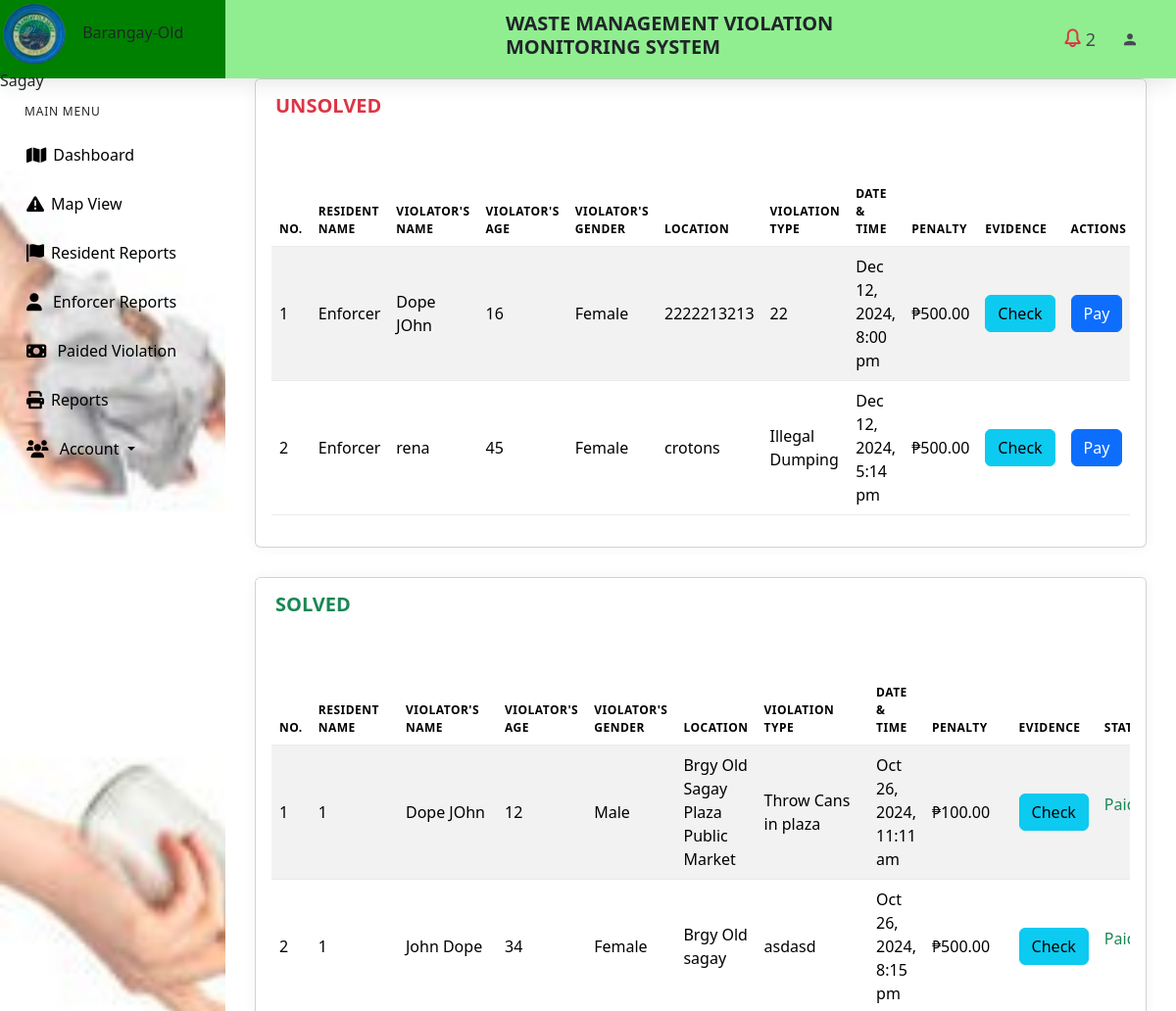
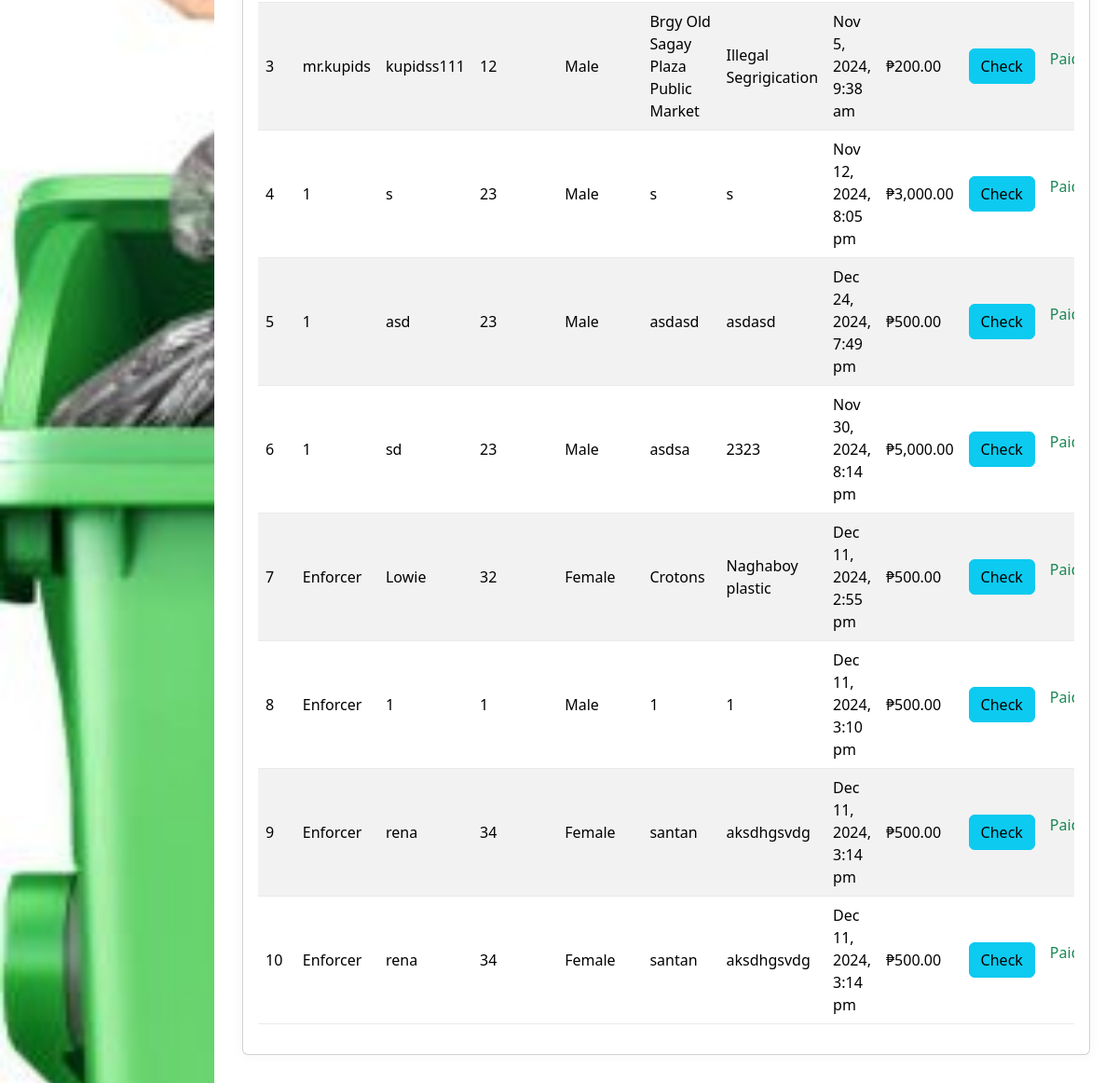
The app's page /administrator/dashboard/total_reports.php (signed in) with its own data (2 pictures, top to bottom).
### tables this page shows
CREATE TABLE `tbl_enforcer_report` (
  `id` int(11) NOT NULL,
  `violationID` varchar(255) NOT NULL,
  `resident_name` varchar(255) NOT NULL,
  `violators_name` varchar(255) NOT NULL,
  `violators_age` varchar(255) NOT NULL,
  `violators_gender` varchar(255) NOT NULL,
  `violators_location` varchar(255) NOT NULL,
  `violation_type` varchar(255) NOT NULL,
  `datetime` datetime NOT NULL,
  `offenses` varchar(255) NOT NULL,
  `latitude` varchar(255) NOT NULL,
  `longitude` varchar(255) NOT NULL,
  `penalty` int(255) NOT NULL,
  `isPaid` tinyint(1) DEFAULT 0
);

### administrator/dashboard/total_reports.php (the view, shortened to what this page needs)
<?php
require_once("templates/headers.php");
require_once("templates/nav.php");
$sql = "SELECT `id`, `violationID`, `resident_name`, `violators_name`, `violators_age`, `violators_gender`, `violators_location`, `violation_type`, `datetime`, `latitude`, `longitude`, `penalty`
        FROM `tbl_enforcer_report`
        WHERE `isPaid` = 0
        ORDER BY `id` ASC";
$unpaid = $conn->query($sql);
$sql2 = "SELECT `id`, `violationID`, `resident_name`, `violators_name`, `violators_age`, `violators_gender`, `violators_location`, `violation_type`, `datetime`, `latitude`, `longitude`, `penalty`
        FROM `tbl_enforcer_report`
        WHERE `isPaid` = 1
        ORDER BY `id` ASC";
$paid = $conn->query($sql2);
?>
<div class="content-body">
    <div class="container-fluid">
    <div class="card">
                        <div class="row page-titles mx-0">
                <div class="col-sm-6 p-md-0">
                    <div class="welcome-text">
                        <h4><b class="text-danger">UNSOLVED</b></h4>
                    </div>
                </div>
            </div>
            <div class="card-body">
                <div class="table-responsive">
                    <table id="EnforcerReports" class="table table-striped table-responsive-sm" style="min-width: 845px">
                        <thead>
                            <tr>
                                <th><b style="color: black;">No.</th>
                                <th><b style="color: black;">Resident Name</th>
                                <th><b style="color: black;">Violator's Name</th>
                                <th><b style="color: black;">Violator's Age</th>
                                <th><b style="color: black;">Violator's Gender</th>
                                <th><b style="color: black;">Location</th>
                                <th><b style="color: black;">Violation Type</th>
                                <th><b style="color: black;">Date & Time</th>
                                <th><b style="color: black;">Penalty</th>
                                <th><b style="color: black;">Evidence</th>
                                <th><b style="color: black;">Actions</th>
                            </tr>
                        </thead>
                        <tbody class="text-dark">
                            <?php
                            $counter = 1;
                            if ($unpaid->num_rows > 0): ?>
                                <?php while ($row = $unpaid->fetch_assoc()): ?>
                                    <tr>
                                        <td><?php echo $counter++; ?></td>
                                        <td><?php echo htmlspecialchars($row['resident_name']); ?></td>
                                        <td><?php echo htmlspecialchars($row['violators_name']); ?></td>
                                        <td><?php echo htmlspecialchars($row['violators_age']); ?></td>
                                        <td><?php echo ucfirst($row['violators_gender']); ?></td>
                                        <td><?php echo htmlspecialchars($row['violators_location']); ?></td>
                                        <td><?php echo htmlspecialchars($row['violation_type']); ?></td>
                                        <td><?php echo date('M j, Y, g:i a', strtotime($row['datetime'])); ?></td>
                                        <td>&#8369;<?php echo number_format($row['penalty'], 2); ?></td>
                                        <td>
                                            <button class="btn btn-info view-images" data-toggle="modal"
                                                    data-target="#imagesModal-<?php echo $row['violationID']; ?>"
                                                    data-violation-id="<?php echo $row['violationID']; ?>">Check</button>
                                        </td>
                                        <td>
                                            <button class="btn btn-primary" data-toggle="modal"
                                                data-target="#paidModal"
                                                data-id="<?php echo $row['id']; ?>">
                                            Pay
                                            </button>
                                        </td>
                                    </tr>
                                <?php endwhile; ?>
                            <?php else: ?>
                                <tr>
                                    <td colspan="13" class="text-center">No records found.</td>
                                </tr>
                            <?php endif; ?>
                        </tbody>
                    </table>
                </div>
            </div>
        </div>
        <div class="card">
                        <div class="row page-titles mx-0">
                <div class="col-sm-6 p-md-0">
                    <div class="welcome-text">
                        <h4><b class="text-success">SOLVED</b></h4>
                    </div>
                </div>
            </div>
            <div class="card-body">
                <div class="table-responsive">
                    <table id="EnforcerReports" class="table table-striped table-responsive-sm" style="min-width: 845px">
                        <thead>
                            <tr>
                                <th><b style="color: black;">No.</th>
                                <th><b style="color: black;">Resident Name</th>
                                <th><b style="color: black;">Violator's Name</th>
                                <th><b style="color: black;">Violator's Age</th>
                                <th><b style="color: black;">Violator's Gender</th>
                                <th><b style="color: black;">Location</th>
                                <th><b style="color: black;">Violation Type</th>
                                <th><b style="color: black;">Date & Time</th>
                                <th><b style="color: black;">Penalty</th>
                                <th><b style="color: black;">Evidence</th>
                                <th><b style="color: black;">Status</th>
                            </tr>
                        </thead>
                        <tbody class="text-dark">
                            <?php
                            $counter = 1;
                            if ($paid->num_rows > 0): ?>
                                <?php while ($row = $paid->fetch_assoc()): ?>
                                    <tr>
                                        <td><?php echo $counter++; ?></td>
                                        <td><?php echo htmlspecialchars($row['resident_name']); ?></td>
                                        <td><?php echo htmlspecialchars($row['violators_name']); ?></td>
                                        <td><?php echo htmlspecialchars($row['violators_age']); ?></td>
                                        <td><?php echo ucfirst($row['violators_gender']); ?></td>
                                        <td><?php echo htmlspecialchars($row['violators_location']); ?></td>
                                        <td><?php echo htmlspecialchars($row['violation_type']); ?></td>
                                        <td><?php echo date('M j, Y, g:i a', strtotime($row['datetime'])); ?></td>
                                        <td>&#8369;<?php echo number_format($row['penalty'], 2); ?></td>
                                        <td>
                                            <button class="btn btn-info view-images" data-toggle="modal"
                                                    data-target="#imagesModal-<?php echo $row['violationID']; ?>"
                                                    data-violation-id="<?php echo $row['violationID']; ?>">Check</button>
                                        </td>
                                        <td>
                                            <p class="text-success">
                                                Paid
                                            </p>
                                        </td>
                                    </tr>
                                <?php endwhile; ?>
                            <?php else: ?>
                                <tr>
                                    <td colspan="13" class="text-center">No records found.</td>
                                </tr>
                            <?php endif; ?>
                        </tbody>
                    </table>
                </div>
            </div>
        </div>
    </div>
</div>
<link href="https://cdnjs.cloudflare.com/ajax/libs/font-awesome/6.0.0-beta3/css/all.min.css" rel="stylesheet">
<link href="https://cdn.jsdelivr.net/npm/bootstrap-icons/font/bootstrap-icons.css" rel="stylesheet">
<link href="https://cdn.jsdelivr.net/npm/bootstrap/dist/css/bootstrap.min.css" rel="stylesheet">
<link href="https://cdnjs.cloudflare.com/ajax/libs/font-awesome/6.0.0-beta3/css/all.min.css" rel="stylesheet">
<?php
require_once("templates/footer.php");
?>

### records on screen
tbl_enforcer_report: resident_name "Enforcer", violators_name "Dope JOhn", violators_age "16", violators_gender "Female", violators_location "2222213213", violation_type "22", datetime "Dec 12, 2024, 8:00 pm", penalty "500.00"
tbl_enforcer_report: resident_name "Enforcer", violators_name "rena", violators_age "45", violators_gender "Female", violators_location "crotons", violation_type "Illegal Dumping", datetime "Dec 12, 2024, 5:14 pm", penalty "500.00"
tbl_enforcer_report: resident_name "1", violators_name "Dope JOhn", violators_age "12", violators_gender "Male", violators_location "Brgy Old Sagay Plaza Public Market", violation_type "Throw Cans in plaza", datetime "Oct 26, 2024, 11:11 am", penalty "100.00"
tbl_enforcer_report: resident_name "1", violators_name "John Dope", violators_age "34", violators_gender "Female", violators_location "Brgy Old sagay", violation_type "asdasd", datetime "Oct 26, 2024, 8:15 pm", penalty "500.00"
tbl_enforcer_report: resident_name "mr.kupids", violators_name "kupidss111", violators_age "12", violators_gender "Male", violators_location "Brgy Old Sagay Plaza Public Market", violation_type "Illegal Segrigication", datetime "Nov 5, 2024, 9:38 am", penalty "200.00"
tbl_enforcer_report: resident_name "1", violators_name "s", violators_age "23", violators_gender "Male", violators_location "s", violation_type "s", datetime "Nov 12, 2024, 8:05 pm", penalty "3,000.00"
tbl_enforcer_report: resident_name "1", violators_name "asd", violators_age "23", violators_gender "Male", violators_location "asdasd", violation_type "asdasd", datetime "Dec 24, 2024, 7:49 pm", penalty "500.00"
tbl_enforcer_report: resident_name "1", violators_name "sd", violators_age "23", violators_gender "Male", violators_location "asdsa", violation_type "2323", datetime "Nov 30, 2024, 8:14 pm", penalty "5,000.00"
tbl_enforcer_report: resident_name "Enforcer", violators_name "Lowie", violators_age "32", violators_gender "Female", violators_location "Crotons", violation_type "Naghaboy plastic", datetime "Dec 11, 2024, 2:55 pm", penalty "500.00"
tbl_enforcer_report: resident_name "Enforcer", violators_name "1", violators_age "1", violators_gender "Male", violators_location "1", violation_type "1", datetime "Dec 11, 2024, 3:10 pm", penalty "500.00"
tbl_enforcer_report: resident_name "Enforcer", violators_name "rena", violators_age "34", violators_gender "Female", violators_location "santan", violation_type "aksdhgsvdg", datetime "Dec 11, 2024, 3:14 pm", penalty "500.00"
tbl_enforcer_report: resident_name "Enforcer", violators_name "rena", violators_age "34", violators_gender "Female", violators_location "santan", violation_type "aksdhgsvdg", datetime "Dec 11, 2024, 3:14 pm", penalty "500.00"

### other values on screen
$result->num_rows "2"
